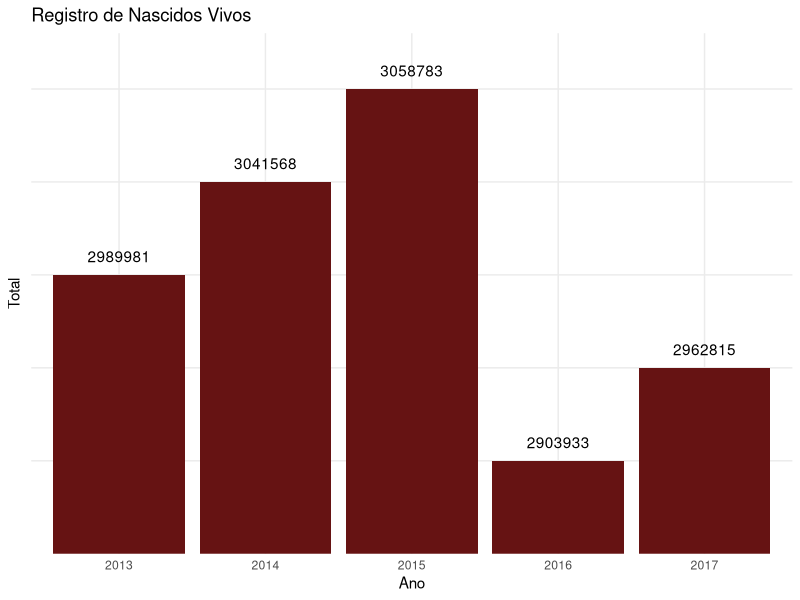
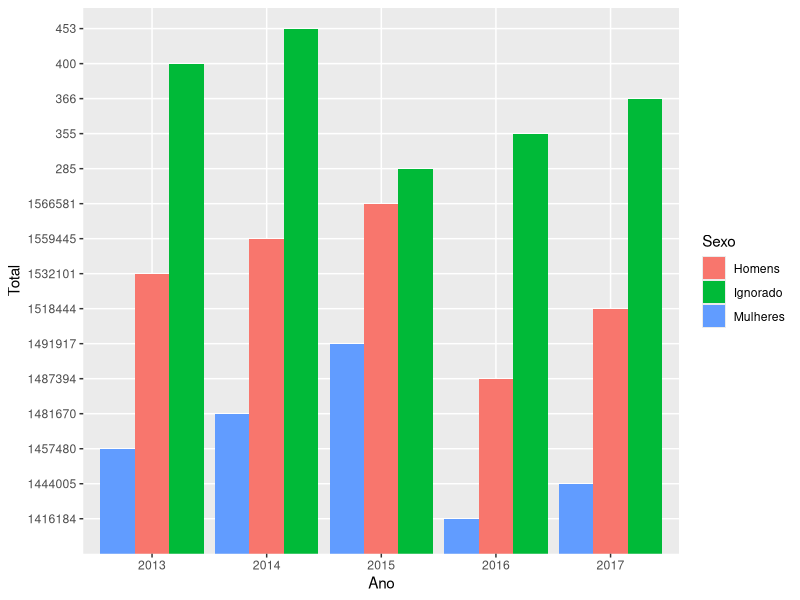
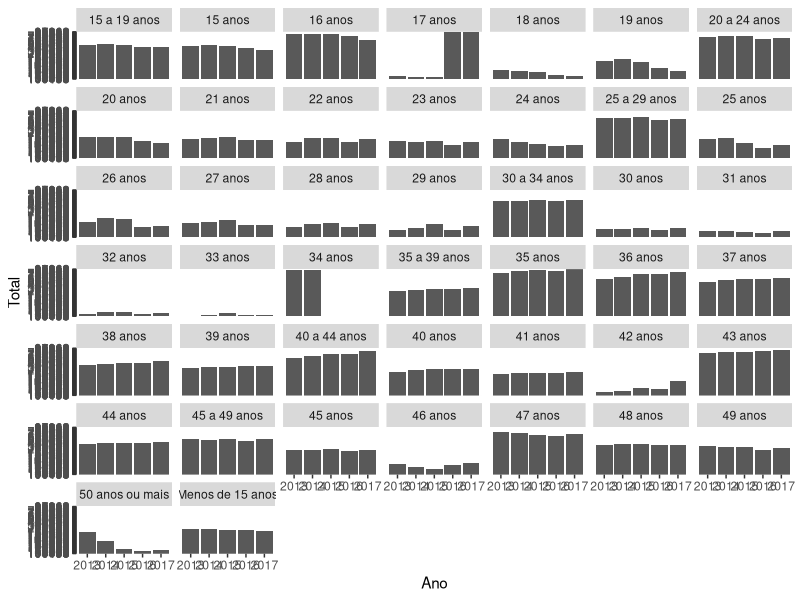

Write the R code that produced these figures, in order.
## ---- chunk 1
library(readxl)
library(dplyr)
library(ggplot2)
library(tidyr)

data <- read_excel("Registro Civil.xlsx", skip = 2)
## ---- chunk 2
data %>%  
  .[1, 2:6] %>%
  gather(Ano, Total) %>% 
  ggplot(aes(Ano, Total)) +
  geom_bar(fill = "#661313", stat = 'identity') +
  geom_text(aes(label = Total), nudge_y = 0.2) +
  theme_minimal() +
  theme(axis.text.y = element_blank()) +
  ggtitle("Registro de Nascidos Vivos")
## ---- chunk 3
data %>% 
  .[3:5, ] %>% 
  rename("Sexo" = `Registros de nascidos vivos`) %>%
  gather(Ano, Total, -Sexo) %>% 
  ggplot() +
  geom_col(aes(x = Ano, y = Total, fill = Sexo), position = "dodge")
## ---- chunk 4
data %>% 
  .[7:50, ] %>% 
  # rename("Sexo" = `Registros de nascidos vivos`) %>%
  gather(Ano, Total, -`Registros de nascidos vivos`) %>% 
  # filter(Ano == 2013) %>% 
  # .[c(1,45,89,133,177), ] %>% 
  ggplot(aes(x=Ano, y=Total)) +
  facet_wrap(~`Registros de nascidos vivos`) +
  geom_bar(stat = 'identity')
